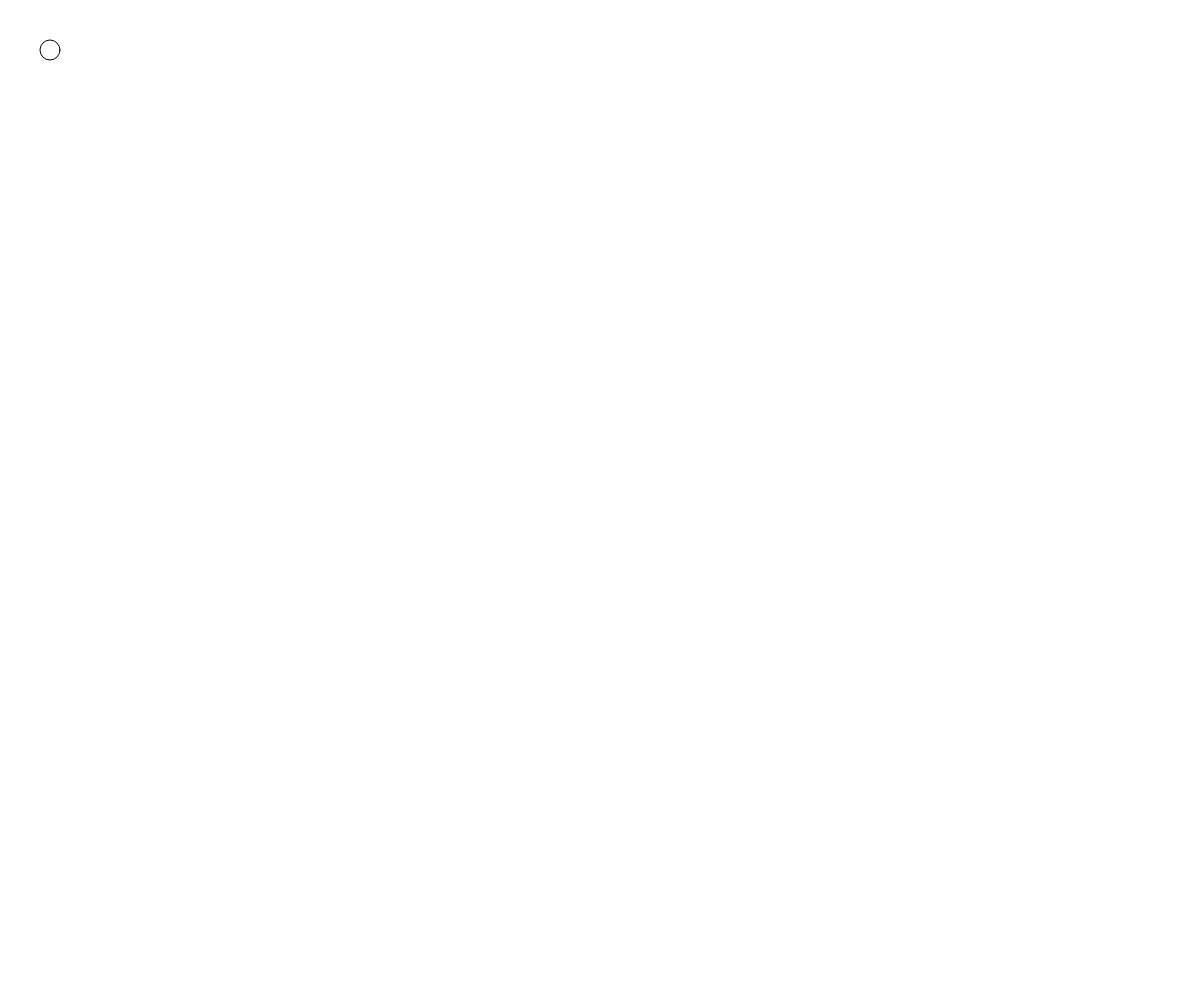
Frame 1 (no input)
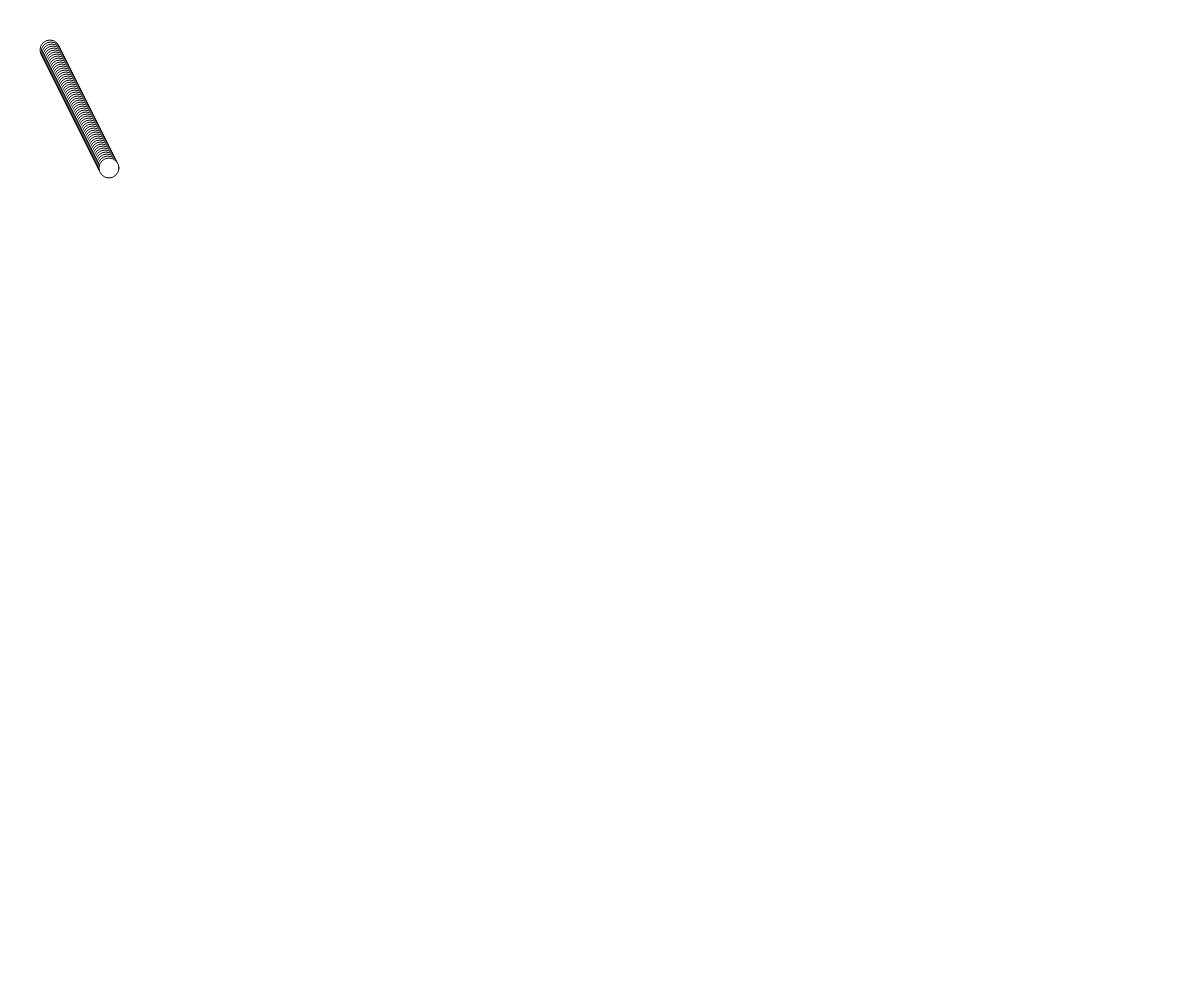
Frame 60 (no input)
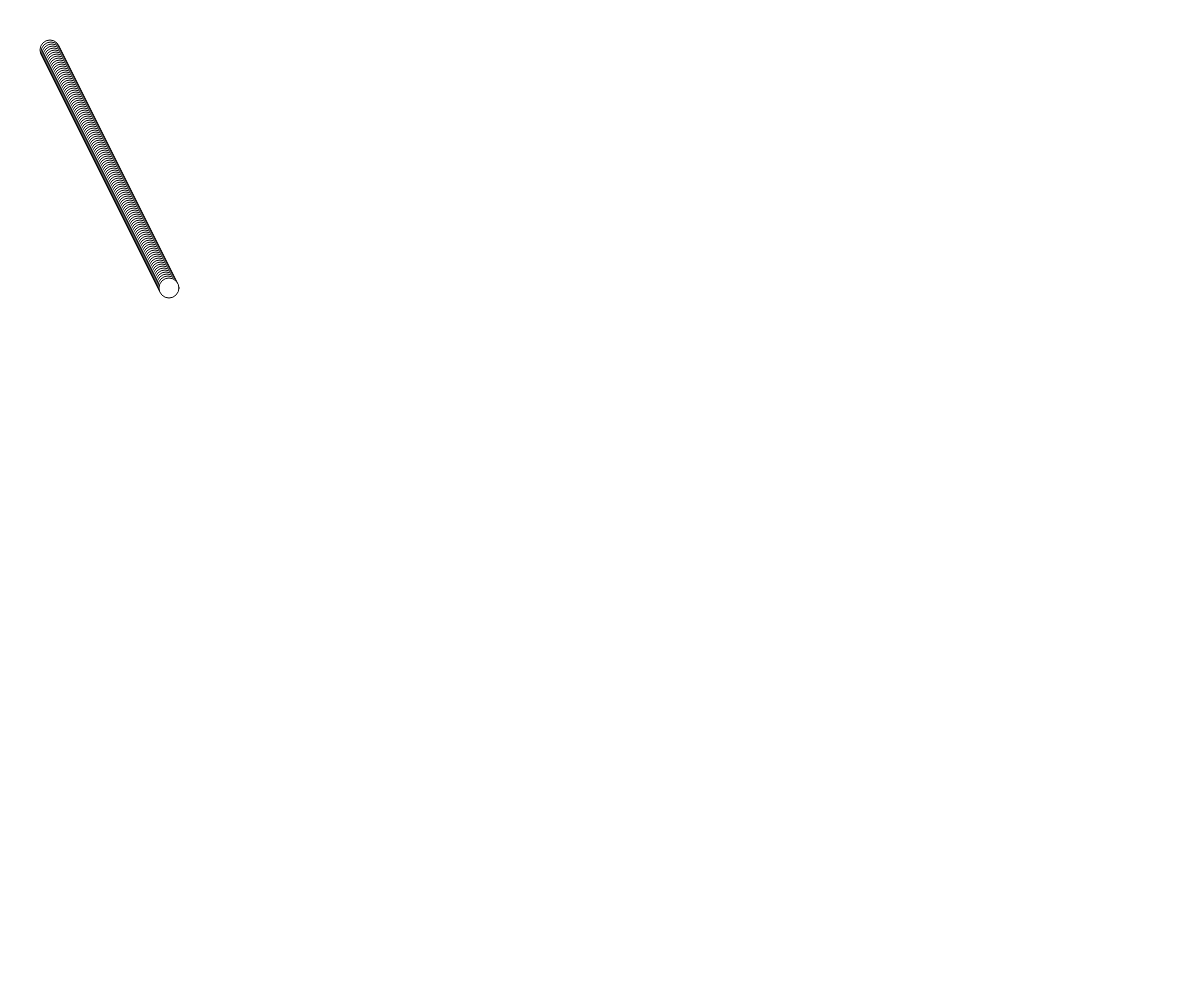
Frame 120 (the mouse pressed at the canvas centre since frame 60)

The p5.js sketch that drew these frames (run headless with seeded random() and noise() and a simulated clock; from frame 60 on, the mouse is pressed at the canvas centre):

// p5.js sketch
// ── sketch.js
let cx = 50;
let cy = 50;
let cydir = 2;
let cxdir = 1;

function setup() {
  createCanvas(windowWidth, windowHeight);
}

function draw() {
  // background(220);
  circle(cx, cy, 20);
  cx = cx + cxdir;
  cy = cy + cydir;

  if (cy >= height) {
    cydir = -2;
  }

  if (cx >= width) {
    cxdir = -1;
  }

  if (cx <= 0) {
    cxdir = 1;
  }

  if (cy <= 0) {
    cydir = 2;
  }
}

// https://editor.p5js.org/shawn/sketches/6uaEGLKx_
